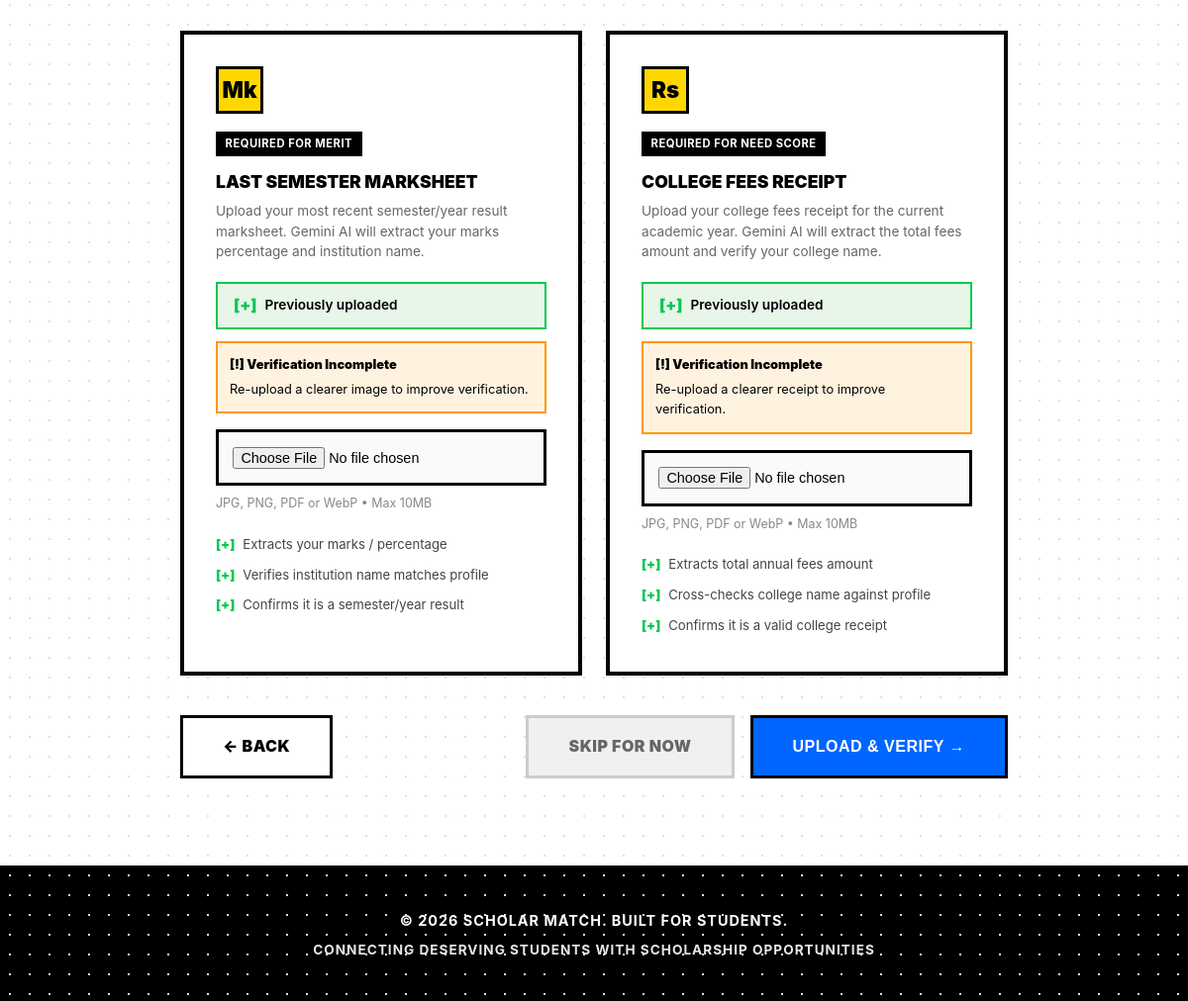
The app's page /accounts/otr/step7/ (signed in, lower part), older data.
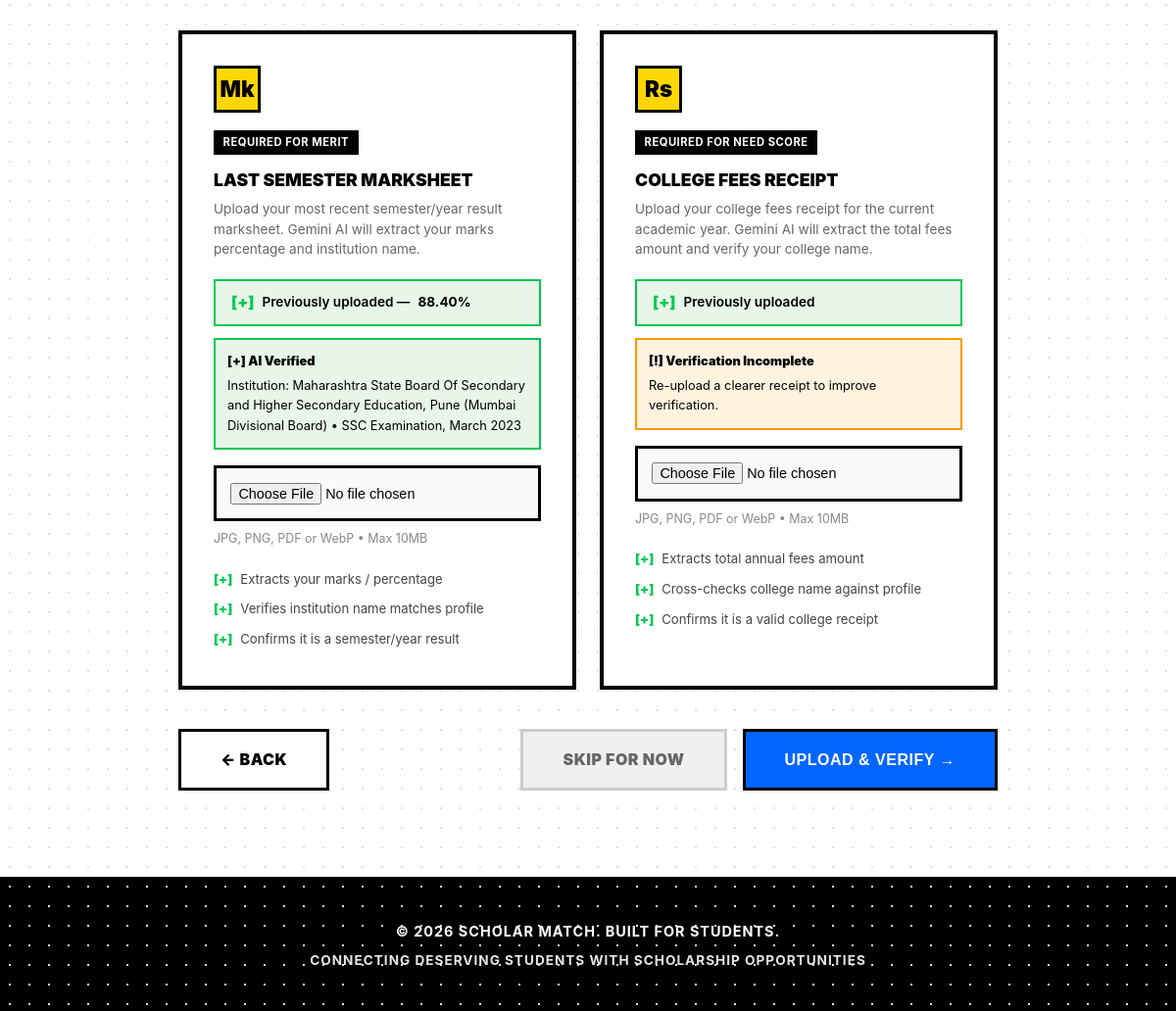
The same page, newer data.
### scholarships/models.py (models this page shows, shortened)
class MarksheetVerification(models.Model):
    student = models.OneToOneField(
        'users.StudentProfile',
        on_delete=models.CASCADE,
        related_name='marksheet_verification'
    )
    marksheet_file = models.FileField(
        upload_to='otr/marksheets/%Y/%m/',
        verbose_name="Last Semester Marksheet"
    )
    last_sem_marks = models.DecimalField(
        max_digits=5, decimal_places=2,
        null=True, blank=True,
        verbose_name="Last Semester Marks (%)",
        help_text="Percentage extracted by Gemini from the marksheet"
    )
    extracted_institution = models.CharField(
        max_length=255, blank=True,
        help_text="Institution name as extracted by Gemini"
    )
    extracted_semester = models.CharField(
        max_length=50, blank=True,
        help_text="Semester / year as extracted by Gemini"
    )
    extracted_student_name = models.CharField(
        max_length=150, blank=True,
        help_text="Student name as extracted by Gemini"
    )
    gemini_verified = models.BooleanField(
        default=False,
        help_text="True when Gemini extraction matched the student profile"
    )
    raw_gemini_response = models.TextField(
        blank=True,
        help_text="Raw JSON response from Gemini for audit purposes"
    )
    uploaded_at = models.DateTimeField(auto_now_add=True)
    verified_at = models.DateTimeField(null=True, blank=True)
    class Meta:
        verbose_name = "Marksheet Verification"

### users/otr_views.py (the view, shortened to what this page needs)
# urls.py: path('otr/step7/',        otr_views.otr_step7,        name='otr_step7'),   # NEW: Academic & Financial
@login_required
def otr_step7(request):
    profile = request.user.studentprofile
    try:
        existing_marksheet = profile.marksheet_verification
    except MarksheetVerification.DoesNotExist:
        existing_marksheet = None
    try:
        existing_fees = profile.fees_verification
    except FeesVerification.DoesNotExist:
        existing_fees = None
    return render(request, 'users/otr/step7_academic_financial.html', {
        'profile': profile,
        'existing_marksheet': existing_marksheet,
        'existing_fees': existing_fees,
        'step': 7,
    })

### users/templates/users/otr/step7_academic_financial.html (shortened to what the changed rows need)
{% extends 'base.html' %}
{% block content %}
<div class="otr-container">
    <form method="post" enctype="multipart/form-data">
        <div class="upload-grid">
            <div class="upload-card">
                <div class="card-icon">Mk</div>
                <div class="required-tag">Required for Merit</div>
                <div class="card-title">Last Semester Marksheet</div>
                <div class="card-desc">
                    Upload your most recent semester/year result marksheet.
                    Gemini AI will extract your marks percentage and institution name.
                </div>
                {% if existing_marksheet and existing_marksheet.marksheet_file %}
                <div class="already-uploaded">
                    <span class="check">[+]</span>
                    Previously uploaded
                    {% if existing_marksheet.last_sem_marks %}&mdash; <strong>{{ existing_marksheet.last_sem_marks }}%</strong>{% endif %}
                </div>
                {% if existing_marksheet.gemini_verified %}
                <div class="gemini-result verified">
                    <strong>[+] AI Verified</strong>
                    {% if existing_marksheet.extracted_institution %}Institution: {{ existing_marksheet.extracted_institution }}{% endif %}
                    {% if existing_marksheet.extracted_semester %} &bull; {{ existing_marksheet.extracted_semester }}{% endif %}
                </div>
                {% else %}
                <div class="gemini-result unverified">
                    <strong>[!] Verification Incomplete</strong>
                    Re-upload a clearer image to improve verification.
                </div>
                {% endif %}
                {% endif %}
                <div class="file-input-wrapper" style="margin-top: 1rem;">
                    <input type="file" name="marksheet_file" id="marksheet_file" accept=".jpg,.jpeg,.png,.pdf,.webp">
                </div>
                <div style="font-size: 0.78rem; color: #888; margin-top: 0.5rem;">
                    JPG, PNG, PDF or WebP &bull; Max 10MB
                </div>
                <ul class="check-list" style="margin-top: 1rem;">
                    <li>Extracts your marks / percentage</li>
                    <li>Verifies institution name matches profile</li>
                    <li>Confirms it is a semester/year result</li>
                </ul>
            </div>
        </div>
    </form>
</div>
{% endblock %}

Row changes from the older to the newer data that the page shows:
now on this page (row edited): MarksheetVerification: last_sem_marks "88.40", extracted_institution "Maharashtra State Board Of Secondary and Higher Secondary Education, Pune (Mumbai Divisional Board)", extracted_semester "SSC Examination, March 2023"
Text that changed along with them:
text no longer shown: "[!] Verification Incomplete Re-upload a clearer image to improve verification."
text now shown: "— % [+] AI Verified Institution: •"
